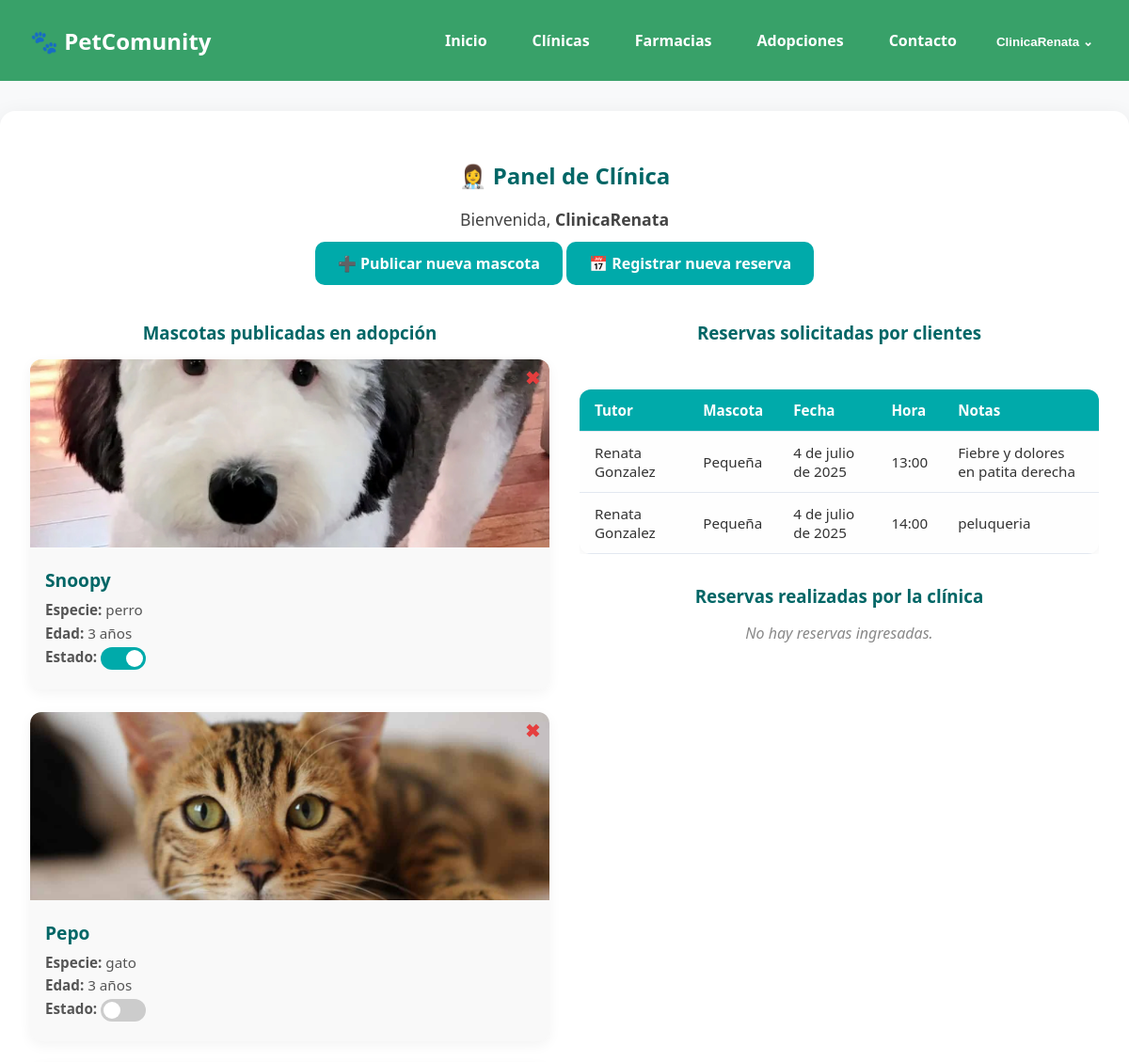
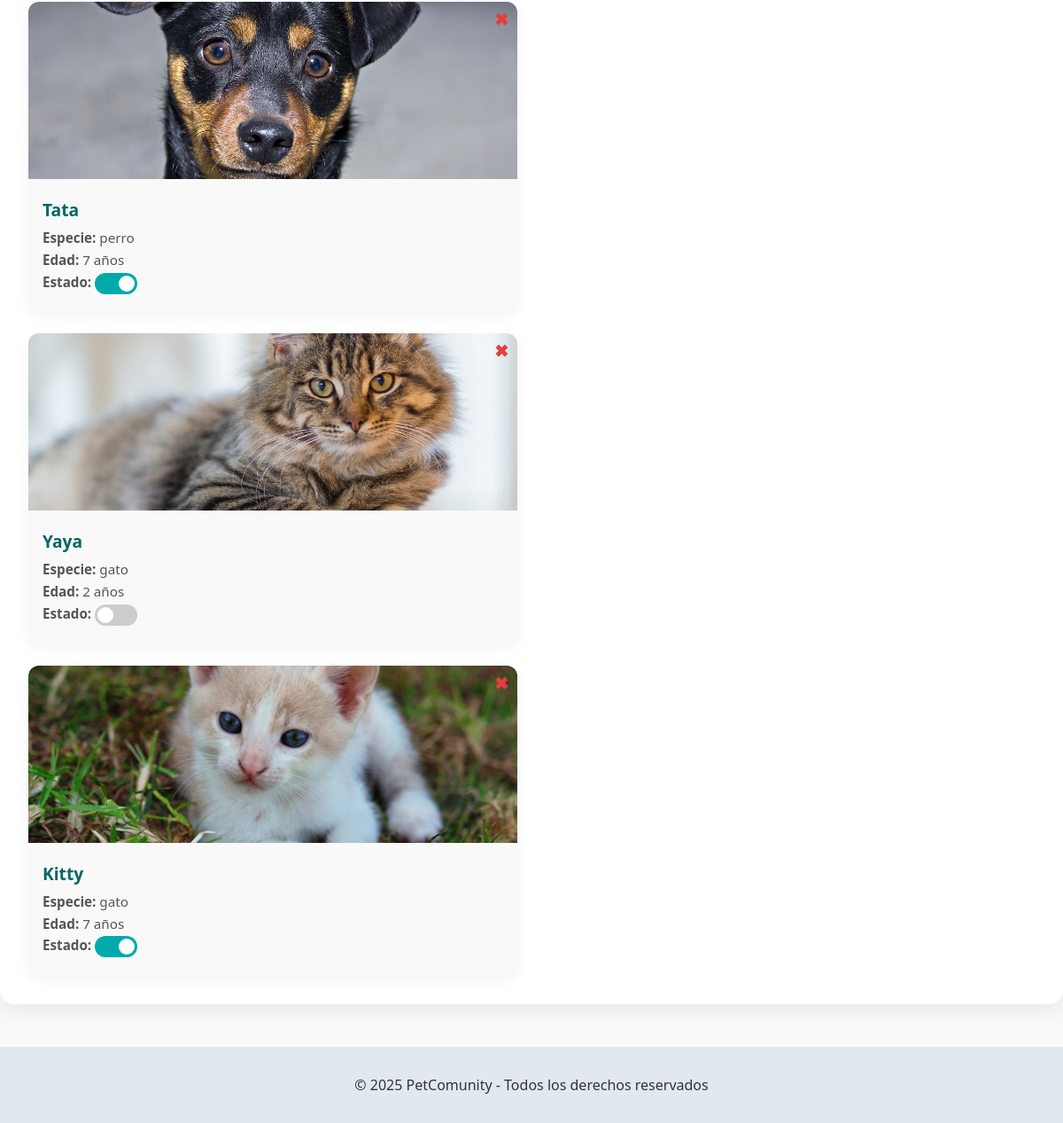
The page /cuentas/panel/clinica/ (signed in) on the database its author committed (2 pictures, top to bottom).
### adopciones/models.py (models this page shows, shortened)
class MascotaEnAdopcion(models.Model):
    ESPECIE_CHOICES = [
        ('perro', 'Canino'),
        ('gato', 'Felino'),
        ('otro', 'Otro'),
    ]
    nombre = models.CharField(max_length=100)
    edad = models.PositiveIntegerField()
    especie = models.CharField(max_length=20, choices=ESPECIE_CHOICES)
    descripcion = models.TextField()
    imagen = models.ImageField(upload_to='mascotas/', null=True, blank=True)
    fecha_publicacion = models.DateTimeField(auto_now_add=True)
    publicada_por = models.ForeignKey(User, on_delete=models.CASCADE)
    estado = models.CharField(max_length=20, choices=[('pendiente', 'Pendiente'), ('publicada', 'Publicada'), ('revisada', 'Revisada')], default='pendiente')

### reservas/models.py (models this page shows, shortened)
class Reserva(models.Model):
    clinica = models.ForeignKey(User, on_delete=models.CASCADE, related_name='reservas_recibidas')
    nombre_cliente = models.CharField(max_length=100, default='')
    telefono_cliente = models.CharField(max_length=20, default="")
    email_cliente = models.EmailField(default="sin@email.com")
    nombre_mascota = models.CharField(max_length=100, default='')
    especie = models.CharField(max_length=50, blank=True, null=True)
    raza = models.CharField(max_length=100, default='')
    fecha = models.DateField()
    hora = models.TimeField()
    motivo = models.TextField(blank=True)
    creada = models.DateTimeField(auto_now_add=True)
    creada_por_clinica = models.BooleanField(default=False)  # <-- nuevo campo
    class Meta:
        ordering = ['-fecha', '-hora']

### accounts/decorators.py (the view)
        def _wrapped_view(request, *args, **kwargs):
            if not request.user.is_authenticated:
                return redirect('login')
            if hasattr(request.user, 'profile') and request.user.profile.tipo == tipo_usuario:
                return view_func(request, *args, **kwargs)
            return HttpResponseForbidden("No tienes permiso para acceder a esta página.")

### accounts/views.py (called while the page is built)
@login_required
@tipo_requerido('clinica')
def panel_clinica(request):
    clinica_user = request.user
    reservas_pedidas = Reserva.objects.filter(clinica=clinica_user, creada_por_clinica=False).order_by('fecha', 'hora')
    reservas_realizadas = Reserva.objects.filter(clinica=clinica_user, creada_por_clinica=True)
    mascotas = MascotaEnAdopcion.objects.filter(publicada_por=clinica_user)
    return render(request, 'accounts/panel_clinica.html', {
        'mascotas': mascotas,
        'reservas_pedidas': reservas_pedidas,
        'reservas_realizadas': reservas_realizadas,  # 👈 esto es importante
    })

### accounts/templates/accounts/panel_clinica.html (shortened to what this page needs)
{% extends "base.html" %}
{% load static %}
{% block extra_css %}
<link rel="stylesheet" href="{% static 'accounts/css/panel_clinica.css' %}">
{% endblock %}
{% block content %}
<div class="panel-clinica">
  <h2>👩‍⚕️ Panel de Clínica</h2>
  <p class="bienvenida">Bienvenida, <strong>{{ request.user.username }}</strong></p>
  <div class="acciones">
    <a href="{% url 'publicar_adopcion' %}" class="btn-nueva">➕ Publicar nueva mascota</a>
    <a href="{% url 'registrar_reserva' %}" class="btn-nueva">📅 Registrar nueva reserva</a>
  </div>
  <div class="panel-dos-columnas">
    <div class="columna">
      <h3>Mascotas publicadas en adopción</h3>
      {% if mascotas %}
        <div class="grid-mascotas">
          {% for mascota in mascotas %}
            <div class="tarjeta-mascota">
              <a href="{% url 'detalle_mascota' mascota.id %}">
                <img src="{{ mascota.imagen.url }}" alt="{{ mascota.nombre }}">
              </a>
              <div class="info">
                <h4>{{ mascota.nombre }}</h4>
                <p><strong>Especie:</strong> {{ mascota.especie }}</p>
                <p><strong>Edad:</strong> {{ mascota.edad }} años</p>
                <p><strong>Estado:</strong>
                  <label class="switch">
                    <span class="slider"></span>
                  </label>
                </p>
                <form action="{% url 'eliminar_adopcion' mascota.pk %}" method="POST" class="form-eliminar" onsubmit="return confirmarEliminacion();">
                  <button type="submit" class="btn-x" title="Eliminar publicación">✖</button>
                </form>
              </div>
            </div>
          {% endfor %}
        </div>
      {% else %}
        <p class="no-mascotas">No has publicado ninguna mascota aún.</p>
      {% endif %}
    </div>
    <div class="columna">
      <h3>Reservas solicitadas por clientes</h3>
      {% if reservas_pedidas %}
        <div class="tabla-reservas">
          <table>
            <thead>
              <tr>
                <th>Tutor</th>
                <th>Mascota</th>
                <th>Fecha</th>
                <th>Hora</th>
                <th>Notas</th>
              </tr>
            </thead>
            <tbody>
              {% for reserva in reservas_pedidas %}
                <tr>
                  <td>{{ reserva.nombre_cliente }}</td>
                  <td>{{ reserva.nombre_mascota }}</td>
                  <td>{{ reserva.fecha }}</td>
                  <td>{{ reserva.hora }}</td>
                  <td>{{ reserva.motivo }}</td>
                </tr>
              {% endfor %}
            </tbody>
          </table>
        </div>
      {% else %}
        <p class="no-reservas">No hay reservas solicitadas por clientes.</p>
      {% endif %}
      <h3 style="margin-top: 2rem;">Reservas realizadas por la clínica</h3>
      {% if reservas %}
      <table>
        <thead>
          <tr>
            <th>Tutor</th>
            <th>Mascota</th>
            <th>Fecha</th>
            <th>Hora</th>
            <th>Notas</th>
          </tr>
        </thead>
        <tbody>
          {% for reserva in reservas %}
            <tr>
              <td>{{ reserva.nombre_cliente }}</td>
              <td>{{ reserva.nombre_mascota }}</td>
              <td>{{ reserva.fecha }}</td>
              <td>{{ reserva.hora }}</td>
              <td>{{ reserva.motivo }}</td>
            </tr>
          {% endfor %}
        </tbody>
      </table>
      {% else %}
      <p class="no-reservas">No hay reservas ingresadas.</p>
      {% endif %}
    </div>
  </div>
</div>
{% endblock %}

### core/templates/base.html (shortened to what this page needs)
{% load static %}
<!DOCTYPE html>
<html lang="es">
<head>
    <link rel="stylesheet" href="{% static 'css/style.css' %}" />
    {% block extra_css %}{% endblock %}
</head>
<body>
    <header>
        <nav>
            <div class="logo">🐾 PetComunity</div>
            <ul class="nav-links">
                <li><a href="{% url 'home' %}">Inicio</a></li>
                <li><a href="{% url 'clinicas' %}">Clínicas</a></li>
                <li><a href="{% url 'farmacias' %}">Farmacias</a></li>
                <li><a href="{% url 'adopciones' %}">Adopciones</a></li>
                <li><a href="{% url 'contacto' %}">Contacto</a></li>
                {% if request.user.is_authenticated %}
                <li class="menu-perfil-li">
                    <button class="btn-perfil">{{ request.user.get_username }} ⌄</button>
                    </li>
                {% else %}
                    <li><a href="{% url 'registro' %}">Registrarse</a></li>
                    <li><a href="{% url 'login' %}">Iniciar sesión</a></li>
                {% endif %}
            </ul>
        </nav>
    </header>
    <main>
        {% block content %}{% endblock %}
    </main>
    <footer>
        <p>&copy; 2025 PetComunity - Todos los derechos reservados</p>
    </footer>
</body>
</html>

### core/static/css/style.css (style rules this page uses)
body { margin: 0; font-family: 'Segoe UI', sans-serif; background-color: #f8f9fa; color: #333; }
header { background-color: #38a169; padding: 1rem 2rem; }
nav { display: flex; justify-content: space-between; align-items: center; }
.logo { font-size: 1.5rem; font-weight: bold; color: white; }
footer { text-align: center; padding: 1rem; background-color: #e2e8f0; color: #333; margin-top: 3rem; }
.btn-perfil { background: none; border: none; color: white; font-weight: bold; cursor: pointer; }
.nav-links { list-style: none; display: flex; gap: 1.5rem; align-items: center; }
.nav-links li { position: relative; }
.nav-links li a { text-decoration: none; color: white; font-weight: 600; padding: 8px 12px; border-radius: 6px; transition: background-color 0.3s, color 0.3s; }
.menu-perfil-li { position: relative; }

### accounts/static/accounts/css/panel_clinica.css (style rules this page uses)
.panel-clinica { max-width: 1800px; margin: 2rem auto; padding: 2rem; background: #ffffff; border-radius: 16px; box-shadow: 0 6px 24px rgba(0, 0, 0, 0.08); font-family: 'Segoe UI', sans-serif; }
.panel-clinica h2, .panel-clinica h3 { color: #006666; text-align: center; margin-bottom: 1rem; }
.bienvenida { text-align: center; font-size: 1.1rem; margin-bottom: 1.5rem; color: #444; }
.acciones { text-align: center; margin-bottom: 2rem; }
.btn-nueva { background-color: #0aa; color: white; padding: 0.75rem 1.5rem; border-radius: 10px; text-decoration: none; font-weight: bold; transition: background-color 0.3s; border: none; }
.grid-mascotas { display: grid; grid-template-columns: repeat(auto-fill, minmax(280px, 1fr)); gap: 1.5rem; }
.tarjeta-mascota { background: #f9f9f9; border-radius: 12px; overflow: hidden; box-shadow: 0 4px 14px rgba(0, 0, 0, 0.05); transition: transform 0.2s; position: relative; }
.tarjeta-mascota img { width: 100%; height: 200px; object-fit: cover; }
.tarjeta-mascota .info { padding: 1rem; }
.tarjeta-mascota h4 { margin: 0 0 0.5rem; color: #006666; font-size: 1.2rem; }
.tarjeta-mascota p { margin: 0.3rem 0; color: #555; font-size: 0.95rem; }
.switch { position: relative; display: inline-block; width: 48px; height: 24px; }
.slider { position: absolute; cursor: pointer; top: 0; left: 0; right: 0; bottom: 0; background-color: #ccc; transition: 0.4s; border-radius: 24px; }
.slider:before { position: absolute; content: ""; height: 18px; width: 18px; left: 3px; bottom: 3px; background-color: white; transition: 0.4s; border-radius: 50%; }
input:checked + .slider { background-color: #0aa; }
input:checked + .slider:before { transform: translateX(24px); }
.form-eliminar { position: absolute; top: 10px; right: 10px; }
.btn-x { background: transparent; border: none; color: #e53e3e; font-size: 1.2rem; font-weight: bold; cursor: pointer; padding: 0; line-height: 1; }
.tabla-reservas { margin-top: 3rem; overflow-x: auto; }
.tabla-reservas table { width: 100%; border-collapse: collapse; background-color: #fefefe; border-radius: 12px; overflow: hidden; box-shadow: 0 2px 10px rgba(0, 0, 0, 0.05); }
.tabla-reservas th, .tabla-reservas td { padding: 0.75rem 1rem; text-align: left; border-bottom: 1px solid #e2e8f0; font-size: 0.95rem; }
.tabla-reservas th { background-color: #0aa; color: white; font-weight: bold; }
.no-reservas { text-align: center; color: #888; font-style: italic; margin-top: 1rem; }
.panel-dos-columnas { display: flex; gap: 2rem; justify-content: space-between; flex-wrap: wrap; }
.columna { flex: 1 1 48%; min-width: 300px; }

### rows shown on the page
MascotaEnAdopcion: imagen (picture), nombre "Snoopy", especie "perro", edad "3"
MascotaEnAdopcion: imagen (picture), nombre "Pepo", especie "gato", edad "3"
MascotaEnAdopcion: imagen (picture), nombre "Tata", especie "perro", edad "7"
MascotaEnAdopcion: imagen (picture), nombre "Yaya", especie "gato", edad "2"
MascotaEnAdopcion: imagen (picture), nombre "Kitty", especie "gato", edad "7"
Reserva: nombre_cliente "Renata Gonzalez", nombre_mascota "Pequeña", fecha "4 de julio de 2025", hora "13:00", motivo "Fiebre y dolores en patita derecha"
Reserva: nombre_cliente "Renata Gonzalez", nombre_mascota "Pequeña", fecha "4 de julio de 2025", hora "14:00", motivo "peluqueria"

### other values the page prints
{{ request.user.get_username }} "ClinicaRenata"
{{ request.user.username }} "ClinicaRenata"
